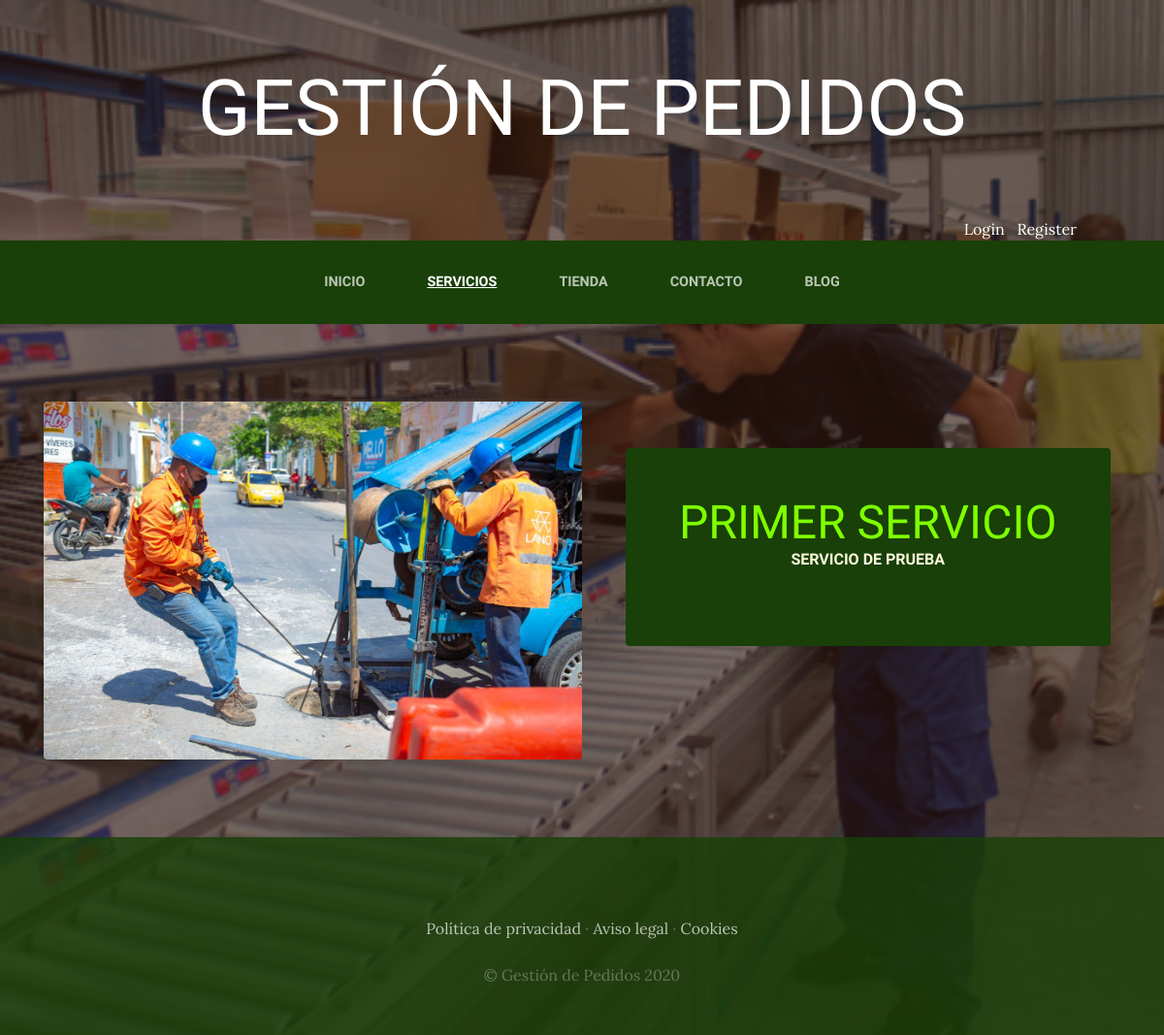
The app's page /servicios/ with its own data.
### Servicios/models.py (models this page shows, shortened)
class servicio(models.Model):
    titulo=  models.CharField(max_length=50)
    contenido= models.CharField(max_length=50)
    imagen= models.ImageField(upload_to='servicios')
    created = models.DateTimeField(auto_now_add=True)
    updated= models.DateTimeField(auto_now_add=True)
    class Meta:
        verbose_name='servicio'
        verbose_name_plural= 'servicio'

### Servicios/views.py (the view)
# urls.py: path('servicios/', include('Servicios.urls')),
def Servicios(request):
    servicios_disponibles = servicio.objects.all()
    return render(request, "Servicios/servicio.html",{"servicios":servicios_disponibles})

### Carro/context_procesor.py (called while the page is built)
def importe_total_carro(request):
    importe_total=0
    if request.user.is_authenticated:
        for key,value in request.session["carro"].items():
            importe_total=  importe_total+(float(value["precio"]))
    else:
        pass
    return {"importe_total_carro": importe_total}

### Servicios/Templates/Servicios/servicio.html
{% extends "ProyectoWebApp/base.html" %}
{% load static %}
{%block content%}
    {%for servicio in servicios%}
    <section class="page-section clearfix">
        <div class="container">
          <div class="intro">
            <img class="intro-img img-fluid mb-3 mb-lg-0 rounded" src="{{servicio.imagen.url}}" alt="" style="width: 50%;">
            <div class="intro-text left-0 text-center bg-faded p-5 rounded">
              <h2 class="section-heading mb-4" >
                <span class="section-heading-lower" style="color: chartreuse;">{{servicio.titulo}}</span>
                <span class="section-heading-upper">{{servicio.contenido}}</span>
              </h2>
            </div>
          </div>
        </div>
      </section>
    {%endfor %}
{% endblock %}

### ProyectoWebApp/Static/ProyectoWebApp/css/gestion.css (style rules this page uses)
body { font-family: 'Lora'; background: linear-gradient(rgba(47, 23, 15, 0.65), rgba(47, 23, 15, 0.65)), url("../img/bg_main.jpg"); background-attachment: fixed; background-position: center; background-size: cover; }
h1, h2, h3, h4, h5, h6 { font-family: 'Raleway'; }
.page-section { margin-top: 5rem; margin-bottom: 5rem; }
.section-heading { text-transform: uppercase; }
.section-heading .section-heading-upper { display: block; font-size: 1rem; font-weight: 800; padding-bottom:.5rem; }
.section-heading .section-heading-lower { display: block; font-size: 3rem; font-weight: 100; }
.bg-faded { background-color: rgba(255, 255, 255, 0.85); }
.intro { position: relative; }
@media (min-width: 992px) { .intro .intro-img { width: 75%; float: left; } }
@media (min-width: 992px) { .intro .intro-text { left: 600; width: 60%; margin-top: 3rem; background-color: rgba(24, 64, 8); color: cornsilk; position: absolute; } }
@media (min-width: 1200px) { .intro .intro-text { width: 45%; } }

### records on screen
servicio: imagen (picture), titulo "PRIMER SERVICIO", contenido "SERVICIO DE PRUEBA"
